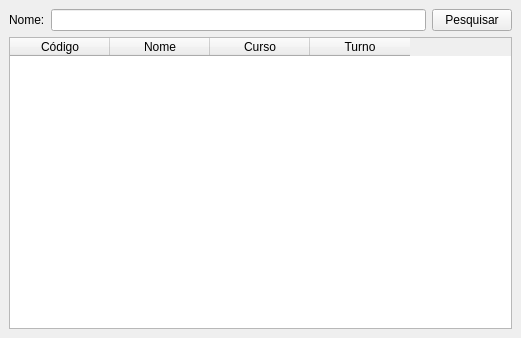
<?xml version="1.0" encoding="UTF-8"?>
<ui version="4.0">
 <class>PesqAluno</class>
 <widget class="QMainWindow" name="PesqAluno">
  <property name="geometry">
   <rect>
    <x>0</x>
    <y>0</y>
    <width>521</width>
    <height>338</height>
   </rect>
  </property>
  <property name="windowTitle">
   <string>Pesquisa de Aluno</string>
  </property>
  <widget class="QWidget" name="centralwidget">
   <layout class="QVBoxLayout" name="verticalLayout">
    <item>
     <layout class="QHBoxLayout" name="horizontalLayout">
      <item>
       <widget class="QLabel" name="label_nome">
        <property name="text">
         <string>Nome:</string>
        </property>
       </widget>
      </item>
      <item>
       <widget class="QLineEdit" name="line_nome"/>
      </item>
      <item>
       <widget class="QPushButton" name="botao_pesquisar">
        <property name="text">
         <string>Pesquisar</string>
        </property>
       </widget>
      </item>
     </layout>
    </item>
    <item>
     <widget class="QTableWidget" name="tabela">
      <column>
       <property name="text">
        <string>Código</string>
       </property>
      </column>
      <column>
       <property name="text">
        <string>Nome</string>
       </property>
      </column>
      <column>
       <property name="text">
        <string>Curso</string>
       </property>
      </column>
      <column>
       <property name="text">
        <string>Turno</string>
       </property>
      </column>
     </widget>
    </item>
   </layout>
  </widget>
 </widget>
 <resources/>
 <connections/>
</ui>
